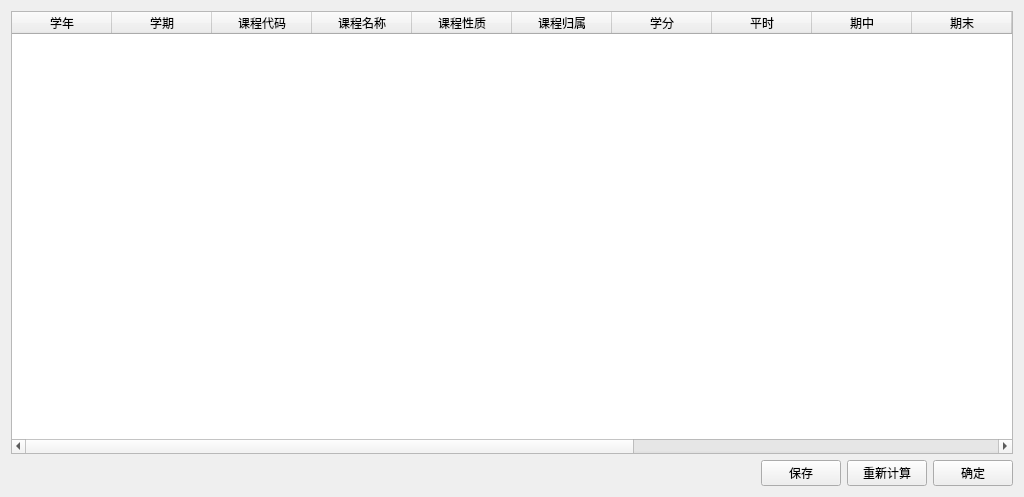
<?xml version="1.0" encoding="UTF-8"?>
<ui version="4.0">
 <class>QueryResult</class>
 <widget class="QWidget" name="QueryResult">
  <property name="geometry">
   <rect>
    <x>0</x>
    <y>0</y>
    <width>1024</width>
    <height>497</height>
   </rect>
  </property>
  <property name="windowTitle">
   <string>查询结果</string>
  </property>
  <property name="windowIcon">
   <iconset resource="../res/qgpa.qrc">
    <normaloff>:/ico.ico</normaloff>:/ico.ico</iconset>
  </property>
  <layout class="QGridLayout" name="gridLayout_2">
   <item row="1" column="2">
    <layout class="QGridLayout" name="gridLayout">
     <item row="1" column="3">
      <widget class="QPushButton" name="reCal">
       <property name="text">
        <string>重新计算</string>
       </property>
      </widget>
     </item>
     <item row="0" column="0" colspan="5">
      <widget class="QTableWidget" name="tableWidget">
       <property name="enabled">
        <bool>true</bool>
       </property>
       <property name="styleSheet">
        <string notr="true"/>
       </property>
       <property name="editTriggers">
        <set>QAbstractItemView::AnyKeyPressed|QAbstractItemView::CurrentChanged|QAbstractItemView::EditKeyPressed</set>
       </property>
       <column>
        <property name="text">
         <string>学年</string>
        </property>
       </column>
       <column>
        <property name="text">
         <string>学期</string>
        </property>
       </column>
       <column>
        <property name="text">
         <string>课程代码</string>
        </property>
       </column>
       <column>
        <property name="text">
         <string>课程名称</string>
        </property>
       </column>
       <column>
        <property name="text">
         <string>课程性质</string>
        </property>
       </column>
       <column>
        <property name="text">
         <string>课程归属</string>
        </property>
       </column>
       <column>
        <property name="text">
         <string>学分</string>
        </property>
       </column>
       <column>
        <property name="text">
         <string>平时</string>
        </property>
       </column>
       <column>
        <property name="text">
         <string>期中</string>
        </property>
       </column>
       <column>
        <property name="text">
         <string>期末</string>
        </property>
       </column>
       <column>
        <property name="text">
         <string>实验</string>
        </property>
       </column>
       <column>
        <property name="text">
         <string>成绩</string>
        </property>
       </column>
       <column>
        <property name="text">
         <string>补考</string>
        </property>
       </column>
       <column>
        <property name="text">
         <string>重修</string>
        </property>
       </column>
       <column>
        <property name="text">
         <string>开课学院</string>
        </property>
       </column>
       <column>
        <property name="text">
         <string>备注</string>
        </property>
       </column>
      </widget>
     </item>
     <item row="1" column="1">
      <spacer name="horizontalSpacer">
       <property name="orientation">
        <enum>Qt::Horizontal</enum>
       </property>
       <property name="sizeHint" stdset="0">
        <size>
         <width>40</width>
         <height>20</height>
        </size>
       </property>
      </spacer>
     </item>
     <item row="1" column="4">
      <widget class="QPushButton" name="pushButton">
       <property name="text">
        <string>确定</string>
       </property>
      </widget>
     </item>
     <item row="1" column="0">
      <widget class="QLabel" name="label">
       <property name="minimumSize">
        <size>
         <width>200</width>
         <height>0</height>
        </size>
       </property>
       <property name="text">
        <string/>
       </property>
      </widget>
     </item>
     <item row="1" column="2">
      <widget class="QPushButton" name="btnSave">
       <property name="text">
        <string>保存</string>
       </property>
      </widget>
     </item>
    </layout>
   </item>
  </layout>
 </widget>
 <resources>
  <include location="../res/qgpa.qrc"/>
 </resources>
 <connections/>
</ui>
